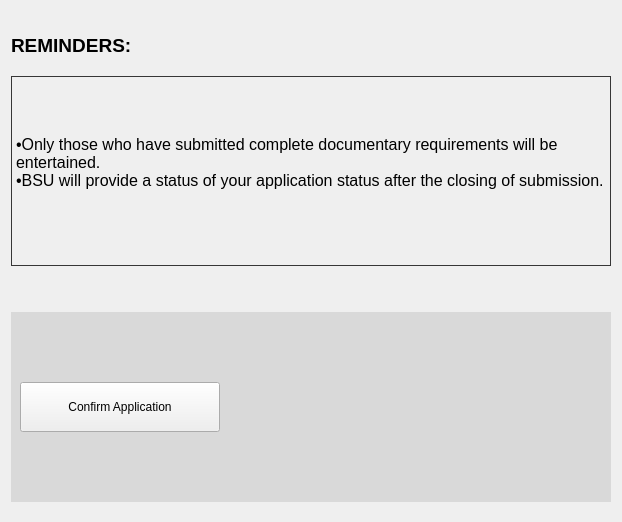
             <widget class="QWidget" name="page_4">
              <layout class="QVBoxLayout" name="verticalLayout_30">
               <item>
                <widget class="QWidget" name="widget_24" native="true">
                 <property name="minimumSize">
                  <size>
                   <width>600</width>
                   <height>500</height>
                  </size>
                 </property>
                 <property name="sizeIncrement">
                  <size>
                   <width>0</width>
                   <height>0</height>
                  </size>
                 </property>
                 <layout class="QVBoxLayout" name="verticalLayout_29">
                  <property name="leftMargin">
                   <number>0</number>
                  </property>
                  <property name="rightMargin">
                   <number>0</number>
                  </property>
                  <item>
                   <widget class="QLabel" name="reminder">
                    <property name="maximumSize">
                     <size>
                      <width>16777215</width>
                      <height>50</height>
                     </size>
                    </property>
                    <property name="font">
                     <font>
                      <pointsize>14</pointsize>
                      <weight>75</weight>
                      <bold>true</bold>
                     </font>
                    </property>
                    <property name="text">
                     <string>REMINDERS:</string>
                    </property>
                   </widget>
                  </item>
                  <item>
                   <widget class="QLabel" name="label_32">
                    <property name="font">
                     <font>
                      <pointsize>12</pointsize>
                     </font>
                    </property>
                    <property name="styleSheet">
                     <string notr="true">#label_32{
border: 1px solid rgb(54, 54, 54);
}</string>
                    </property>
                    <property name="text">
                     <string>•Only those who have submitted complete documentary requirements will be entertained.
•BSU will provide a status of your application status after the closing of submission.
</string>
                    </property>
                    <property name="wordWrap">
                     <bool>true</bool>
                    </property>
                   </widget>
                  </item>
                  <item>
                   <spacer name="verticalSpacer_19">
                    <property name="orientation">
                     <enum>Qt::Vertical</enum>
                    </property>
                    <property name="sizeType">
                     <enum>QSizePolicy::Preferred</enum>
                    </property>
                    <property name="sizeHint" stdset="0">
                     <size>
                      <width>20</width>
                      <height>40</height>
                     </size>
                    </property>
                   </spacer>
                  </item>
                  <item>
                   <widget class="QWidget" name="widget_25" native="true">
                    <property name="styleSheet">
                     <string notr="true">#widget_25{
background-color: rgb(217, 217, 217);
}</string>
                    </property>
                    <layout class="QVBoxLayout" name="verticalLayout_34">
                     <item>
                      <widget class="QPushButton" name="bsuconfirm">
                       <property name="minimumSize">
                        <size>
                         <width>200</width>
                         <height>50</height>
                        </size>
                       </property>
                       <property name="maximumSize">
                        <size>
                         <width>200</width>
                         <height>50</height>
                        </size>
                       </property>
                       <property name="text">
                        <string>Confirm Application</string>
                       </property>
                      </widget>
                     </item>
                    </layout>
                   </widget>
                  </item>
                 </layout>
                </widget>
               </item>
              </layout>
             </widget>
